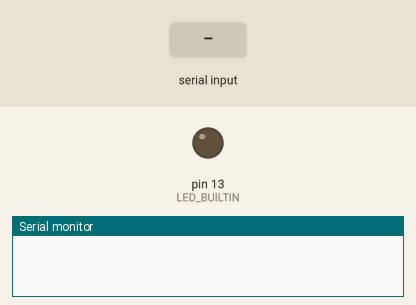
This sketch was run on a simulated Arduino Uno, built with avr-gcc and run on an emulated ATmega328P. Shown: output pins drawn as LEDs (lit = HIGH), the last lines printed to the serial monitor. Inputs (shaded band) come from the test bench.

Above: at 1.2 s.
1.3 s: "a" received over Serial
At 1.7 s:
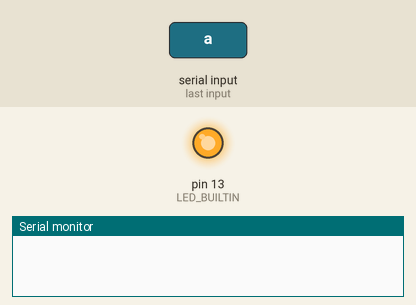
2.8 s: "e" received over Serial
At 4.0 s:
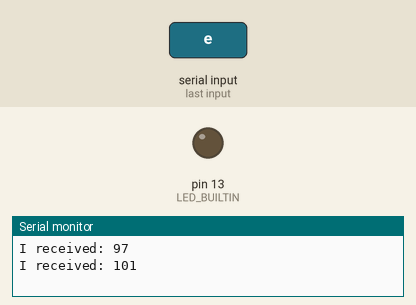
Timing chart, 0 to 5.8 s (numbered marks = the images above; inputs shaded):
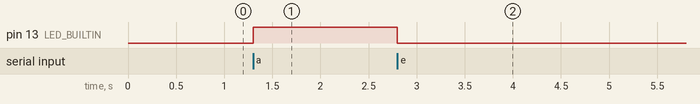

Measured:
- after the input at 1.3 s, pin 13 (LED_BUILTIN): LOW → HIGH at once
- after the input at 2.8 s, pin 13 (LED_BUILTIN): HIGH → LOW at once

The sketch:

LED_Serial.ino
```cpp
// C++ code

int incomingByte = 0;	// for incoming serial data

void setup()
{
  Serial.begin(9600);
  pinMode(LED_BUILTIN, OUTPUT);
}

void loop()
{
  // send data only when you receive data:
  if (Serial.available() > 0) {
    // read the incoming byte:
  	incomingByte = Serial.read();

    if(incomingByte == 97) {
  		digitalWrite(LED_BUILTIN, HIGH);
  		delay(1000);
    }


  	if(incomingByte == 101) {
  		digitalWrite(LED_BUILTIN, LOW);
  		delay(1000);
    }

    // say what you got:
    Serial.print("I received: ");
    Serial.println(incomingByte, DEC);
	}
}
```
